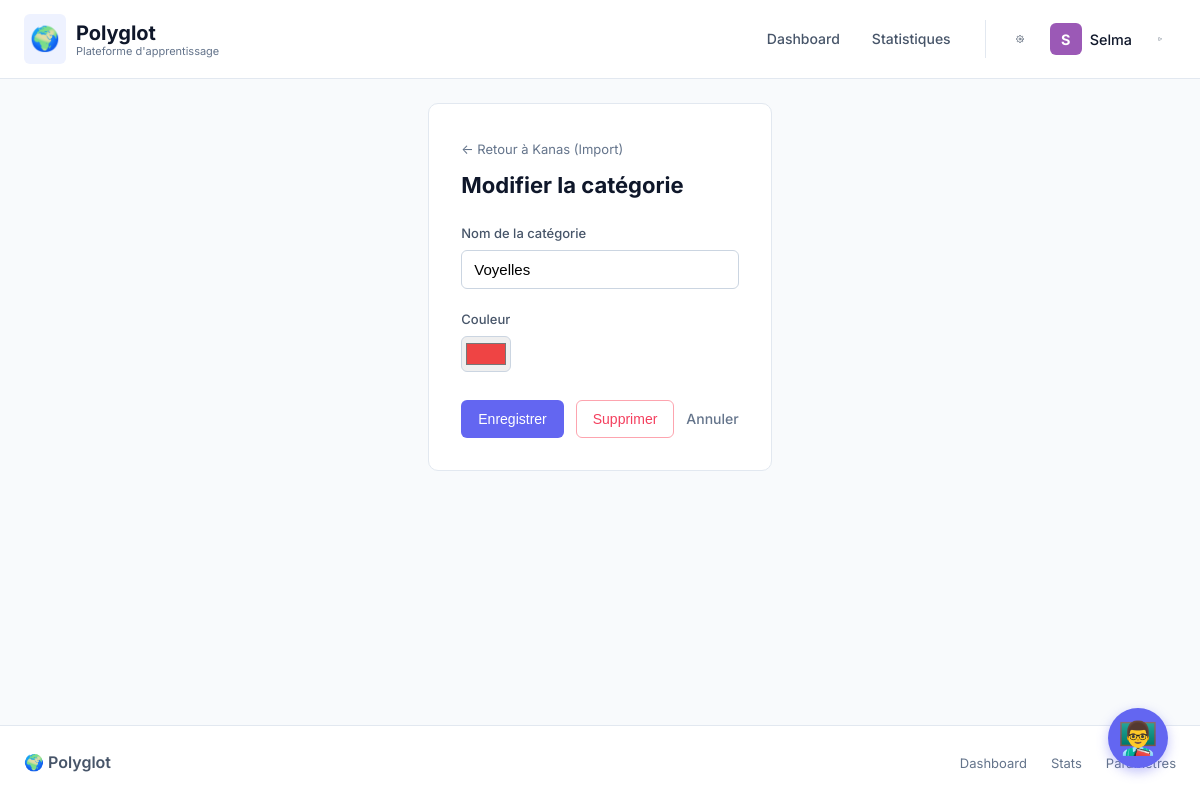
The app's page /categories/118/edit (signed in) with its own data.
### app/models.py (models this page shows, shortened)
class User(UserMixin, db.Model):
    id = db.Column(db.Integer, primary_key=True)
    username = db.Column(db.String(80), unique=True, nullable=False)
    password_hash = db.Column(db.String(256))  # Password obligatoire pour nouveaux users
    is_pro = db.Column(db.Boolean, default=False)
    avatar_color = db.Column(db.String(7), default='#3498db')
    created_at = db.Column(db.DateTime, default=datetime.utcnow)
    learner_profile = db.Column(db.JSON, default=lambda: {
        'native_language': 'fr',
        'known_languages': [],  # [{code, level, years}]
        'learning_style': 'balanced',  # visual, auditory, reading, kinesthetic, balanced
        'correction_preference': 'moderate',  # strict, moderate, encouraging
        'goals': [],  # conversation, travel, work, exams, culture
        'daily_time_available': 30  # minutes
    })
    decks = db.relationship('Deck', backref='user', lazy=True, cascade='all, delete-orphan')
    languages = db.relationship('UserLanguage', backref='user', lazy=True, cascade='all, delete-orphan')

class Deck(db.Model):
    id = db.Column(db.Integer, primary_key=True)
    user_id = db.Column(db.Integer, db.ForeignKey('user.id'), nullable=False)
    name = db.Column(db.String(200), nullable=False)
    description = db.Column(db.Text)
    is_program_deck = db.Column(db.Boolean, default=False)  # Auto-created for training programs
    created_at = db.Column(db.DateTime, default=datetime.utcnow)
    cards = db.relationship('Card', backref='deck', lazy=True, cascade='all, delete-orphan')
    categories = db.relationship('Category', backref='deck', lazy=True, cascade='all, delete-orphan')

class Category(db.Model):
    id = db.Column(db.Integer, primary_key=True)
    deck_id = db.Column(db.Integer, db.ForeignKey('deck.id'), nullable=False)
    name = db.Column(db.String(100), nullable=False)
    color = db.Column(db.String(7), default='#3498db')  # Hex color

### app/routes/categories.py (the view, shortened to what this page needs)
@bp.route('/<int:category_id>/edit', methods=['GET', 'POST'])
def edit_category(category_id):
    category = Category.query.get_or_404(category_id)
    deck = Deck.query.get(category.deck_id)
    return render_template('categories/form.html', deck=deck, category=category)

### app/routes/auth.py (called while the page is built)
@bp.before_app_request
def load_logged_in_user():
    if current_user.is_authenticated:
        g.user = current_user
    else:
        g.user = None

### app/routes/categories.py (called while the page is built)
@bp.before_request
def check_login():
    if not g.user:
        return redirect(url_for('auth.login'))

### app/templates/categories/form.html (shortened to what this page needs)
{% extends 'base.html' %}
{% block content %}
<div class="form-page">
    <a href="{{ url_for('decks.view_deck', deck_id=deck.id) }}" class="back-link">← Retour à {{ deck.name }}</a>
    <h1>{% if category %}Modifier la catégorie{% else %}Nouvelle catégorie{% endif %}</h1>
    <form method="POST" class="form">
        <div class="form-group">
            <label for="name">Nom de la catégorie</label>
            <input type="text" id="name" name="name" required value="{{ category.name if category else '' }}"
                placeholder="Ex: Sons K">
        </div>
        <div class="form-group">
            <label for="color">Couleur</label>
            <input type="color" id="color" name="color" value="{{ category.color if category else '#3498db' }}">
        </div>
        <div class="form-actions">
            <button type="submit" class="btn btn-primary">
                {% if category %}Enregistrer{% else %}Créer{% endif %}
            </button>
            {% if category %}
            <form method="POST" action="{{ url_for('categories.delete_category', category_id=category.id) }}"
                class="inline-form">
                <button type="submit" class="btn btn-danger"
                    onclick="return confirm('Supprimer cette catégorie ?')">Supprimer</button>
            </form>
            {% endif %}
            <a href="{{ url_for('decks.view_deck', deck_id=deck.id) }}" class="btn btn-link">Annuler</a>
        </div>
    </form>
</div>
{% endblock %}

### app/templates/base.html (shortened to what this page needs)
<!DOCTYPE html>
<html lang="fr">
<head>
    <link rel="stylesheet" href="{{ url_for('static', filename='css/style.css') }}">
</head>
<body>
    {% block navbar %}
    <nav class="navbar">
        <div class="navbar-inner">
            <div class="nav-brand">
                <a href="{{ url_for('main.index') }}">
                    <span class="logo-icon">🌍</span>
                    <span class="brand-text">
                        Polyglot
                        <small>Plateforme d'apprentissage</small>
                    </span>
                </a>
            </div>
            <ul class="nav-links">
                <li><a href="{{ url_for('main.index') }}"
                        class="{% if request.endpoint == 'main.index' %}active{% endif %}">
                        Dashboard
                    </a></li>
                <li><a href="{{ url_for('stats.global_stats') }}"
                        class="{% if 'stats' in request.endpoint %}active{% endif %}">
                        Statistiques
                    </a></li>
                {% if g.user %}
                <li class="nav-user-section">
                    <a href="{{ url_for('auth.profile_settings') }}" class="settings-btn" title="Paramètres">
                    </a>
                    <div class="user-avatar-link" title="{{ g.user.username }}">
                        <div class="user-avatar" style="background-color: {{ g.user.avatar_color }};">
                            {{ g.user.username[0]|upper }}
                        </div>
                        <span class="user-name">{{ g.user.username }}</span>
                    </div>
                    <a href="{{ url_for('auth.logout') }}" class="logout-btn" title="Déconnexion">
                        <svg width="18" height="18" viewBox="0 0 24 24" fill="none" stroke="currentColor"
                            stroke-width="2" stroke-linecap="round" stroke-linejoin="round">
                            <path d="M9 21H5a2 2 0 0 1-2-2V5a2 2 0 0 1 2-2h4"></path>
                            <polyline points="16 17 21 12 16 7"></polyline>
                            <line x1="21" y1="12" x2="9" y2="12"></line>
                        </svg>
                    </a>
                </li>
                {% endif %}
            </ul>
        </div>
    </nav>
    {% endblock %}
    <main class="{% block main_class %}container{% endblock %}">
        {% block content %}{% endblock %}
    </main>
    {% block footer %}
    <footer class="footer">
        <div class="footer-inner">
            <div class="footer-brand">🌍 Polyglot</div>
            <div class="footer-links">
                <a href="{{ url_for('main.index') }}">Dashboard</a>
                <a href="{{ url_for('stats.global_stats') }}">Stats</a>
                {% if g.user %}
                <a href="{{ url_for('auth.profile_settings') }}">Paramètres</a>
                {% endif %}
            </div>
        </div>
    </footer>
    {% endblock %}
    <div id="polyglot-helper">
        <button id="helper-trigger" onclick="toggleHelper()">
            👨‍🏫
        </button>
    </div>
</body>
</html>

### app/templates/base.html (style rules this page uses)
#polyglot-helper { position: fixed; bottom: 2rem; right: 2rem; z-index: 9999; font-family: 'Inter', sans-serif; }
#helper-trigger { width: 60px; height: 60px; border-radius: 50%; background: var(--primary, #6366f1); color: white; font-size: 2rem; border: none; box-shadow: 0 4px 12px rgba(99, 102, 241, 0.4); cursor: pointer; transition: transform 0.2s, background 0.2s; display: flex; align-items: center; justify-content: center; }

### records on screen
User: user "S", user.username "Selma"
Deck: name "Kanas (Import)"
Category: name "Voyelles", color "#ef4444"
